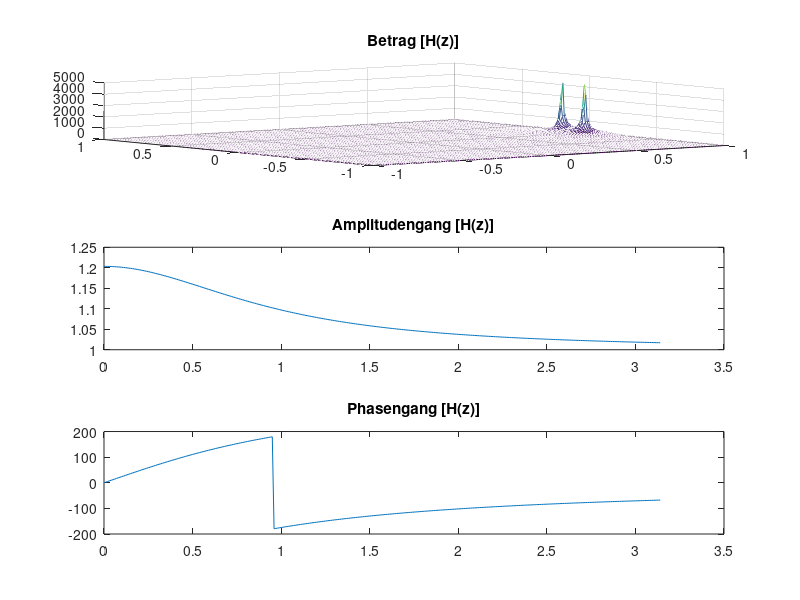

Write MATLAB code to recreate this figure.
%   HTL HOLLABRUNN 2015
%   KLAUS GEIGER
%   5AHEL
% 
%   Bodediagramm des Filters
function[]=bode_hm()

B = [1 2 1];
A = [1 -1.81534 0.831004];
[x,y] = meshgrid(-1:0.01:1,-1:0.01:1);
z = x + 1i*y;
omega = 0:0.01:pi;


Zmag = abs(polyval(B,z))./(abs(polyval(A,z)+eps));
Hmag = (polyval(B,1i*omega))./((polyval(A,1i*omega)+eps));


subplot(3,1,1);
mesh(x,y,Zmag);
title('Betrag [H(z)]');

subplot(3,1,2);
plot(omega,abs(Hmag));
title('Amplitudengang [H(z)]');

subplot(3,1,3);
plot(omega,rad2deg(angle(Hmag)));
title('Phasengang [H(z)]');

end
